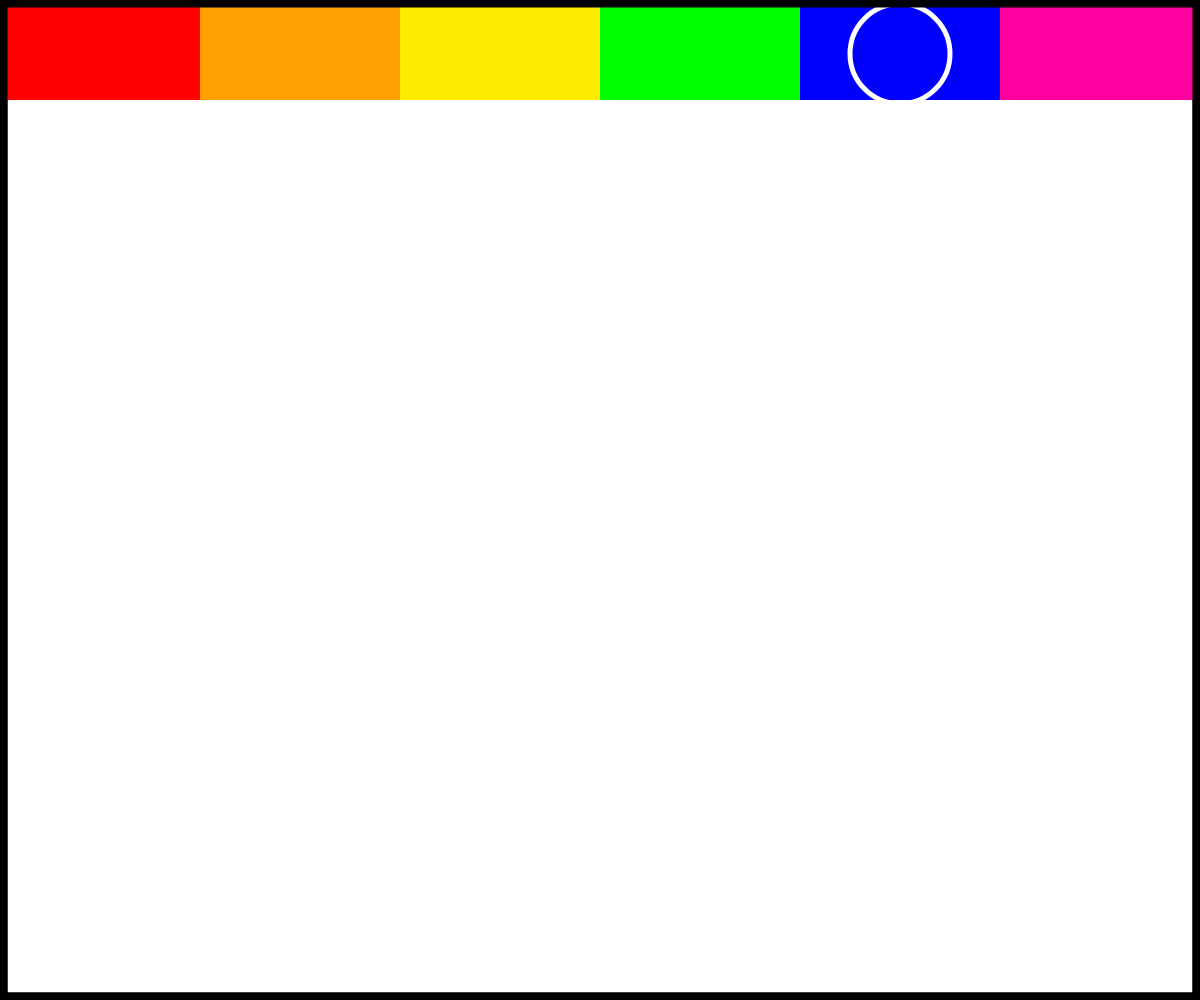
Frame 1 (no input)
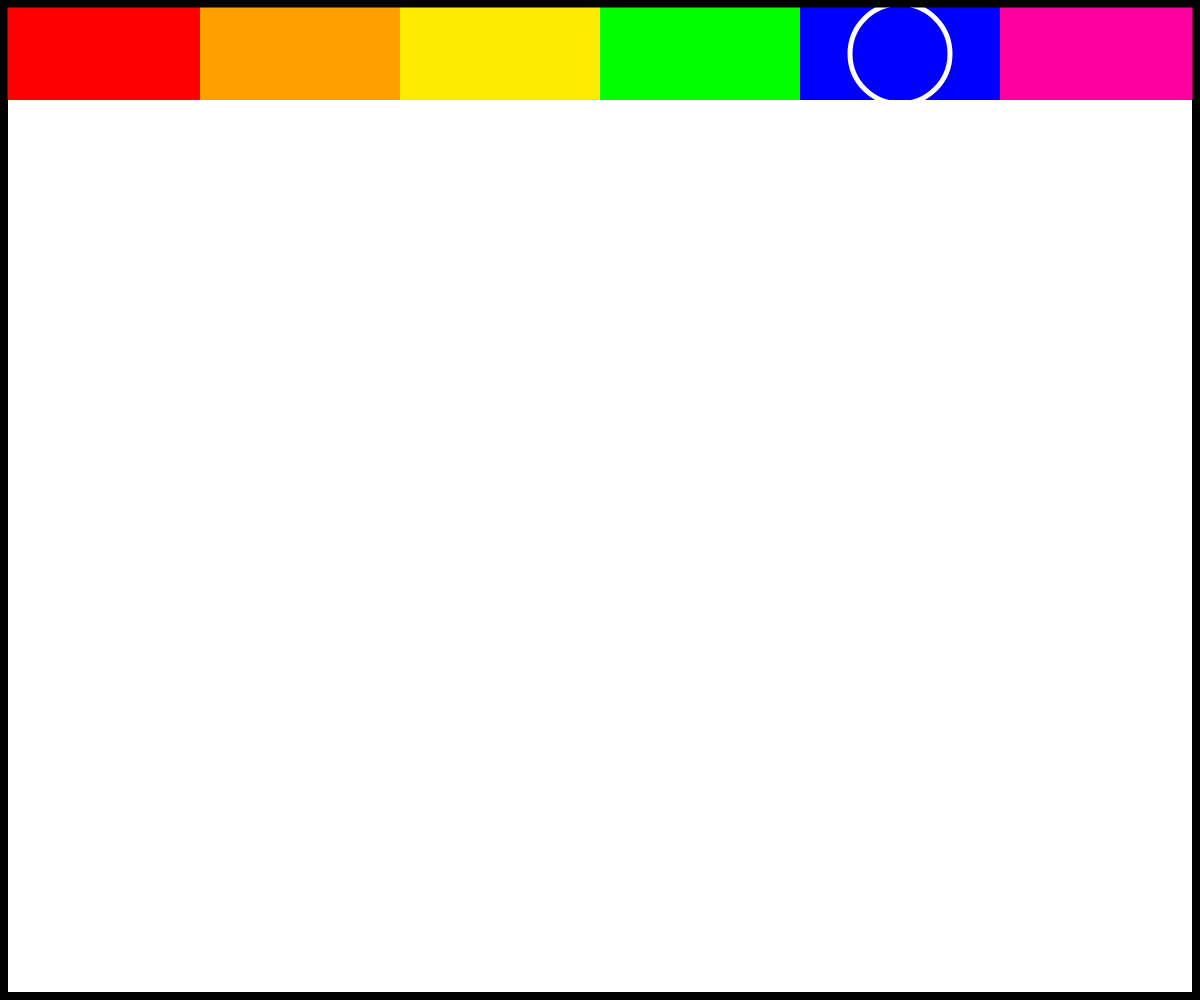
Frame 60 (no input)
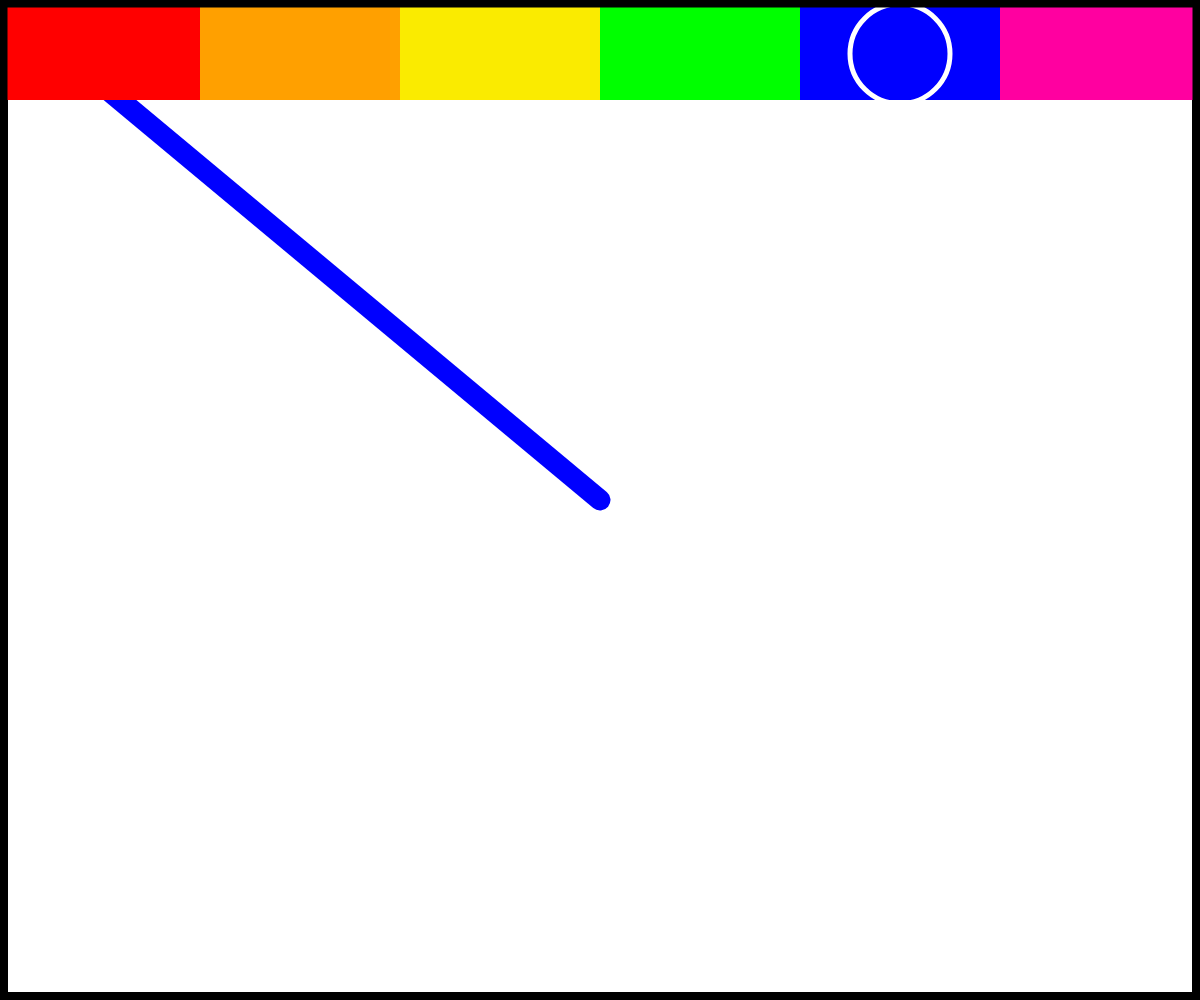
Frame 120 (the mouse pressed at the canvas centre since frame 60)

The p5.js sketch that drew these frames (run headless with seeded random() and noise() and a simulated clock; from frame 60 on, the mouse is pressed at the canvas centre):

// p5.js sketch
// ── sketch.js


var colourList = [];
var activeColour;

var rand;
var prev;
var lastTouchTime = 0;

function setup() {
  colourList.push(color(255,0,0));
  colourList.push(color(255,160,0));
  colourList.push(color(250,235,0));
  colourList.push(color(0,255,0));
  colourList.push(color(0,0,255));
  colourList.push(color(255,0,160));
  createCanvas(windowWidth, windowHeight);
  background(255);
  stroke(0);
  strokeWeight(15);
  noFill();
  rect(0,0,windowWidth,windowHeight);
  
  activeColour = colourList[floor(random() * colourList.length)];
  rand = random();
}

function draw() {
  
  if ( millis() - lastTouchTime > 2500 ) background(255,255,255, 10);
  
  
  var shapeWidth = windowWidth / colourList.length;
  for ( var i = 0, iL = colourList.length; i < iL; i++ ) {
    var targetColour = colourList[i];
    
    noStroke();
    fill(targetColour);
    rect(i*shapeWidth, 0, shapeWidth, 100);
    
    if ( targetColour == activeColour ) {
      noFill();
      stroke(255);
      strokeWeight(5);
      circle(i * shapeWidth + ( shapeWidth * 0.5), 53.75, shapeWidth * 0.5);
    }
    
    
  }
  stroke(0);
  strokeWeight(15);
  noFill();
  rect(0,0,windowWidth,windowHeight);
}

function mouseDragged() {
  lastTouchTime = millis();
  
    noStroke();
  fill(255,255,255,3);
  rect(0,0,windowWidth,windowHeight);
  
  if ( prev == undefined ) {
    prev = [mouseX, mouseY];
  }
  noFill();
  stroke(activeColour);
  if ( rand < 0.5 ) strokeWeight(sin(frameCount * 0.2) * 7 + 15)
else strokeWeight((1.05 - 1/ dist(mouseX, mouseY, pmouseX, pmouseY))* 20);
  line(pmouseX, pmouseY, mouseX, mouseY);
}

function mouseReleased() {
  lastTouchTime = millis();
}

function mousePressed() {
  lastTouchTime = millis();
  
    prev = [mouseX, mouseY];
  // noStroke();
  // fill(255,255,255,5);
  // rect(0,0,windowWidth,windowHeight);
  
  rand = random();
  if ( mouseY < 100 ) activeColour = colourList[floor(mouseX / windowWidth * colourList.length)];
  noStroke();
      noFill();
  stroke(activeColour);
  if ( rand < 0.5 ) strokeWeight(sin(frameCount * 0.2) * 7 + 15)
else strokeWeight((1.05 - 1/ dist(mouseX, mouseY, pmouseX, pmouseY))* 20);
  line(pmouseX, pmouseY, mouseX, mouseY);
}

function touchStarted() {
  lastTouchTime = millis();
    prev = [mouseX, mouseY];
  rand = random();
  // Code to run.
  if ( mouseY < 100 ) activeColour = colourList[floor(mouseX / windowWidth * colourList.length)];
  
  noStroke();
    noFill();
  stroke(activeColour);
  if ( rand < 0.5 ) strokeWeight(sin(frameCount * 0.2) * 7 + 15)
else strokeWeight((1.05 - 1/ dist(mouseX, mouseY, pmouseX, pmouseY))* 20);
  line(pmouseX, pmouseY, mouseX, mouseY);
  
}

// ── general.js
document.addEventListener('touchmove', function(e) {
  if (e.touches.length > 1 || e.touches[0].clientY > 0) {
    e.preventDefault();
  }
}, { passive: false });
// ── style.css
html, body {
  margin: 0;
  padding: 0;
  overscroll-behavior-y: contain;
}
canvas {
  display: block;
}
